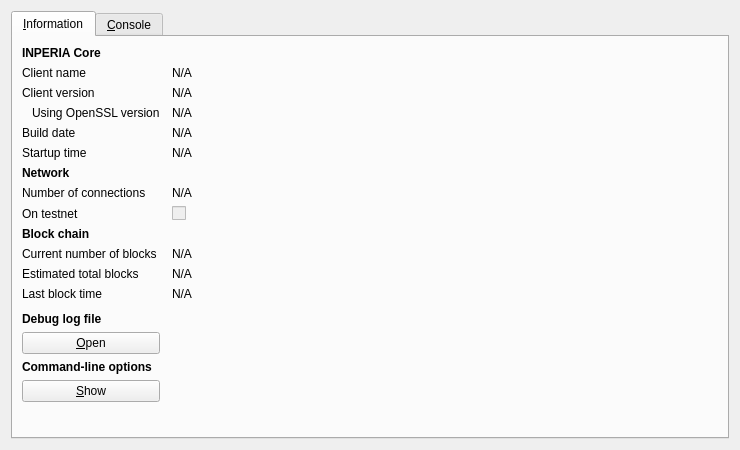
<?xml version="1.0" encoding="UTF-8"?>
<ui version="4.0">
 <class>RPCConsole</class>
 <widget class="QDialog" name="RPCConsole">
  <property name="geometry">
   <rect>
    <x>0</x>
    <y>0</y>
    <width>740</width>
    <height>450</height>
   </rect>
  </property>
  <property name="windowTitle">
   <string>INPERIA - Debug window</string>
  </property>
  <layout class="QVBoxLayout" name="verticalLayout_2">
   <item>
    <widget class="QTabWidget" name="tabWidget">
     <property name="currentIndex">
      <number>0</number>
     </property>
     <widget class="QWidget" name="tab_info">
      <attribute name="title">
       <string>&amp;Information</string>
      </attribute>
      <layout class="QGridLayout" name="gridLayout" columnstretch="0,1">
       <property name="horizontalSpacing">
        <number>12</number>
       </property>
       <item row="0" column="0">
        <widget class="QLabel" name="label_9">
         <property name="font">
          <font>
           <weight>75</weight>
           <bold>true</bold>
          </font>
         </property>
         <property name="text">
          <string>INPERIA Core</string>
         </property>
        </widget>
       </item>
       <item row="1" column="0">
        <widget class="QLabel" name="label_5">
         <property name="text">
          <string>Client name</string>
         </property>
        </widget>
       </item>
       <item row="1" column="1">
        <widget class="QLabel" name="clientName">
         <property name="cursor">
          <cursorShape>IBeamCursor</cursorShape>
         </property>
         <property name="text">
          <string>N/A</string>
         </property>
         <property name="textFormat">
          <enum>Qt::PlainText</enum>
         </property>
         <property name="textInteractionFlags">
          <set>Qt::LinksAccessibleByMouse|Qt::TextSelectableByKeyboard|Qt::TextSelectableByMouse</set>
         </property>
        </widget>
       </item>
       <item row="2" column="0">
        <widget class="QLabel" name="label_6">
         <property name="text">
          <string>Client version</string>
         </property>
        </widget>
       </item>
       <item row="2" column="1">
        <widget class="QLabel" name="clientVersion">
         <property name="cursor">
          <cursorShape>IBeamCursor</cursorShape>
         </property>
         <property name="text">
          <string>N/A</string>
         </property>
         <property name="textFormat">
          <enum>Qt::PlainText</enum>
         </property>
         <property name="textInteractionFlags">
          <set>Qt::LinksAccessibleByMouse|Qt::TextSelectableByKeyboard|Qt::TextSelectableByMouse</set>
         </property>
        </widget>
       </item>
       <item row="3" column="0">
        <widget class="QLabel" name="label_14">
         <property name="text">
          <string>Using OpenSSL version</string>
         </property>
         <property name="indent">
          <number>10</number>
         </property>
        </widget>
       </item>
       <item row="3" column="1">
        <widget class="QLabel" name="openSSLVersion">
         <property name="cursor">
          <cursorShape>IBeamCursor</cursorShape>
         </property>
         <property name="text">
          <string>N/A</string>
         </property>
         <property name="textFormat">
          <enum>Qt::PlainText</enum>
         </property>
         <property name="textInteractionFlags">
          <set>Qt::LinksAccessibleByMouse|Qt::TextSelectableByKeyboard|Qt::TextSelectableByMouse</set>
         </property>
        </widget>
       </item>
       <item row="4" column="0">
        <widget class="QLabel" name="label_12">
         <property name="text">
          <string>Build date</string>
         </property>
        </widget>
       </item>
       <item row="4" column="1">
        <widget class="QLabel" name="buildDate">
         <property name="cursor">
          <cursorShape>IBeamCursor</cursorShape>
         </property>
         <property name="text">
          <string>N/A</string>
         </property>
         <property name="textFormat">
          <enum>Qt::PlainText</enum>
         </property>
         <property name="textInteractionFlags">
          <set>Qt::LinksAccessibleByMouse|Qt::TextSelectableByKeyboard|Qt::TextSelectableByMouse</set>
         </property>
        </widget>
       </item>
       <item row="5" column="0">
        <widget class="QLabel" name="label_13">
         <property name="text">
          <string>Startup time</string>
         </property>
        </widget>
       </item>
       <item row="5" column="1">
        <widget class="QLabel" name="startupTime">
         <property name="cursor">
          <cursorShape>IBeamCursor</cursorShape>
         </property>
         <property name="text">
          <string>N/A</string>
         </property>
         <property name="textFormat">
          <enum>Qt::PlainText</enum>
         </property>
         <property name="textInteractionFlags">
          <set>Qt::LinksAccessibleByMouse|Qt::TextSelectableByKeyboard|Qt::TextSelectableByMouse</set>
         </property>
        </widget>
       </item>
       <item row="6" column="0">
        <widget class="QLabel" name="label_11">
         <property name="font">
          <font>
           <weight>75</weight>
           <bold>true</bold>
          </font>
         </property>
         <property name="text">
          <string>Network</string>
         </property>
        </widget>
       </item>
       <item row="7" column="0">
        <widget class="QLabel" name="label_7">
         <property name="text">
          <string>Number of connections</string>
         </property>
        </widget>
       </item>
       <item row="7" column="1">
        <widget class="QLabel" name="numberOfConnections">
         <property name="cursor">
          <cursorShape>IBeamCursor</cursorShape>
         </property>
         <property name="text">
          <string>N/A</string>
         </property>
         <property name="textFormat">
          <enum>Qt::PlainText</enum>
         </property>
         <property name="textInteractionFlags">
          <set>Qt::LinksAccessibleByMouse|Qt::TextSelectableByKeyboard|Qt::TextSelectableByMouse</set>
         </property>
        </widget>
       </item>
       <item row="8" column="0">
        <widget class="QLabel" name="label_8">
         <property name="text">
          <string>On testnet</string>
         </property>
        </widget>
       </item>
       <item row="8" column="1">
        <widget class="QCheckBox" name="isTestNet">
         <property name="enabled">
          <bool>false</bool>
         </property>
         <property name="text">
          <string/>
         </property>
        </widget>
       </item>
       <item row="9" column="0">
        <widget class="QLabel" name="label_10">
         <property name="font">
          <font>
           <weight>75</weight>
           <bold>true</bold>
          </font>
         </property>
         <property name="text">
          <string>Block chain</string>
         </property>
        </widget>
       </item>
       <item row="10" column="0">
        <widget class="QLabel" name="label_3">
         <property name="text">
          <string>Current number of blocks</string>
         </property>
        </widget>
       </item>
       <item row="10" column="1">
        <widget class="QLabel" name="numberOfBlocks">
         <property name="cursor">
          <cursorShape>IBeamCursor</cursorShape>
         </property>
         <property name="text">
          <string>N/A</string>
         </property>
         <property name="textFormat">
          <enum>Qt::PlainText</enum>
         </property>
         <property name="textInteractionFlags">
          <set>Qt::LinksAccessibleByMouse|Qt::TextSelectableByKeyboard|Qt::TextSelectableByMouse</set>
         </property>
        </widget>
       </item>
       <item row="11" column="0">
        <widget class="QLabel" name="label_4">
         <property name="text">
          <string>Estimated total blocks</string>
         </property>
        </widget>
       </item>
       <item row="11" column="1">
        <widget class="QLabel" name="totalBlocks">
         <property name="cursor">
          <cursorShape>IBeamCursor</cursorShape>
         </property>
         <property name="text">
          <string>N/A</string>
         </property>
         <property name="textFormat">
          <enum>Qt::PlainText</enum>
         </property>
         <property name="textInteractionFlags">
          <set>Qt::LinksAccessibleByMouse|Qt::TextSelectableByKeyboard|Qt::TextSelectableByMouse</set>
         </property>
        </widget>
       </item>
       <item row="12" column="0">
        <widget class="QLabel" name="label_2">
         <property name="text">
          <string>Last block time</string>
         </property>
        </widget>
       </item>
       <item row="12" column="1">
        <widget class="QLabel" name="lastBlockTime">
         <property name="cursor">
          <cursorShape>IBeamCursor</cursorShape>
         </property>
         <property name="text">
          <string>N/A</string>
         </property>
         <property name="textFormat">
          <enum>Qt::PlainText</enum>
         </property>
         <property name="textInteractionFlags">
          <set>Qt::LinksAccessibleByMouse|Qt::TextSelectableByKeyboard|Qt::TextSelectableByMouse</set>
         </property>
        </widget>
       </item>
       <item row="13" column="0">
        <spacer name="verticalSpacer_2">
         <property name="orientation">
          <enum>Qt::Vertical</enum>
         </property>
         <property name="sizeHint" stdset="0">
          <size>
           <width>20</width>
           <height>20</height>
          </size>
         </property>
        </spacer>
       </item>
       <item row="14" column="0">
        <widget class="QLabel" name="labelDebugLogfile">
         <property name="font">
          <font>
           <weight>75</weight>
           <bold>true</bold>
          </font>
         </property>
         <property name="text">
          <string>Debug log file</string>
         </property>
        </widget>
       </item>
       <item row="15" column="0">
        <widget class="QPushButton" name="openDebugLogfileButton">
         <property name="toolTip">
          <string>Open the INPERIA debug log file from the current data directory. This can take a few seconds for large log files.</string>
         </property>
         <property name="text">
          <string>&amp;Open</string>
         </property>
         <property name="autoDefault">
          <bool>false</bool>
         </property>
        </widget>
       </item>
       <item row="16" column="0">
        <widget class="QLabel" name="labelCLOptions">
         <property name="font">
          <font>
           <weight>75</weight>
           <bold>true</bold>
          </font>
         </property>
         <property name="text">
          <string>Command-line options</string>
         </property>
        </widget>
       </item>
       <item row="17" column="0">
        <widget class="QPushButton" name="showCLOptionsButton">
         <property name="toolTip">
          <string>Show the INPERIA-Qt help message to get a list with possible INPERIA command-line options.</string>
         </property>
         <property name="text">
          <string>&amp;Show</string>
         </property>
         <property name="autoDefault">
          <bool>false</bool>
         </property>
        </widget>
       </item>
       <item row="18" column="0">
        <spacer name="verticalSpacer">
         <property name="orientation">
          <enum>Qt::Vertical</enum>
         </property>
         <property name="sizeHint" stdset="0">
          <size>
           <width>20</width>
           <height>40</height>
          </size>
         </property>
        </spacer>
       </item>
      </layout>
     </widget>
     <widget class="QWidget" name="tab_console">
      <attribute name="title">
       <string>&amp;Console</string>
      </attribute>
      <layout class="QVBoxLayout" name="verticalLayout_3">
       <property name="spacing">
        <number>3</number>
       </property>
       <item>
        <widget class="QTextEdit" name="messagesWidget">
         <property name="minimumSize">
          <size>
           <width>0</width>
           <height>100</height>
          </size>
         </property>
         <property name="readOnly">
          <bool>true</bool>
         </property>
         <property name="tabKeyNavigation" stdset="0">
          <bool>false</bool>
         </property>
         <property name="columnCount" stdset="0">
          <number>2</number>
         </property>
        </widget>
       </item>
       <item>
        <layout class="QHBoxLayout" name="horizontalLayout">
         <property name="spacing">
          <number>3</number>
         </property>
         <item>
          <widget class="QLabel" name="label">
           <property name="text">
            <string notr="true">&gt;</string>
           </property>
          </widget>
         </item>
         <item>
          <widget class="QLineEdit" name="lineEdit"/>
         </item>
         <item>
          <widget class="QPushButton" name="clearButton">
           <property name="maximumSize">
            <size>
             <width>24</width>
             <height>24</height>
            </size>
           </property>
           <property name="toolTip">
            <string>Clear console</string>
           </property>
           <property name="text">
            <string/>
           </property>
           <property name="icon">
            <iconset resource="../bitcoin.qrc">
             <normaloff>:/icons/remove</normaloff>:/icons/remove</iconset>
           </property>
           <property name="shortcut">
            <string notr="true">Ctrl+L</string>
           </property>
           <property name="autoDefault">
            <bool>false</bool>
           </property>
          </widget>
         </item>
        </layout>
       </item>
      </layout>
     </widget>
    </widget>
   </item>
  </layout>
 </widget>
 <resources>
  <include location="../bitcoin.qrc"/>
 </resources>
 <connections/>
</ui>
